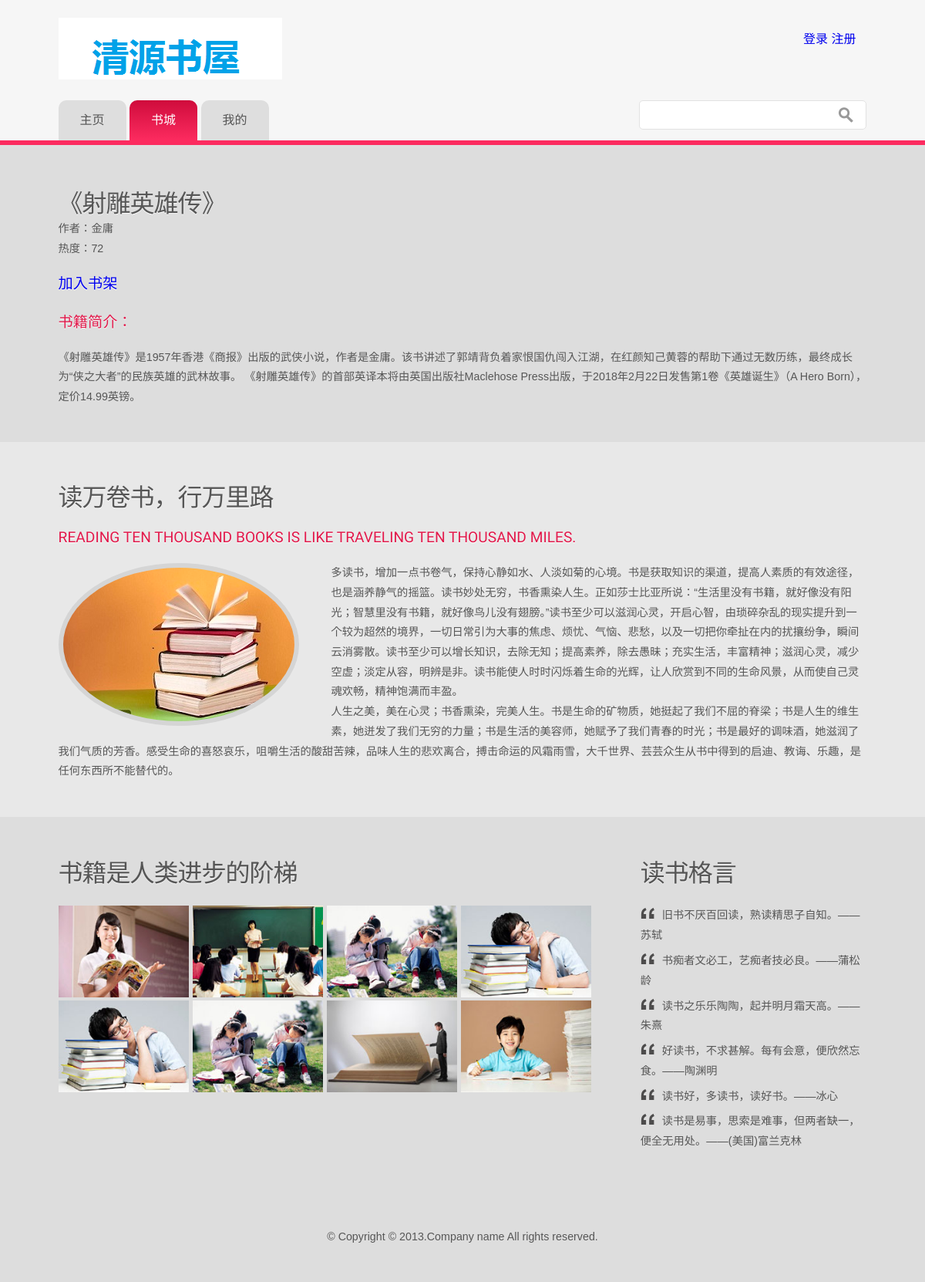
The page /book.php?id=5 on the database its author committed.
### tables this page shows
CREATE TABLE IF NOT EXISTS `book` (
  `number` varchar(50) DEFAULT NULL,
  `name` varchar(50) DEFAULT NULL,
  `type` varchar(50) DEFAULT NULL,
  `writer` varchar(50) DEFAULT NULL,
  `time` int(11) DEFAULT NULL,
  `text` text
);

### book.php (the view, shortened to what this page needs)
<!DOCTYPE HTML>
<html>
<head>
    <link href="css/style.css" rel="stylesheet" type="text/css" media="all" />
</head>
<body>
<div class="btm_border">
    <div class="h_bg">
        <div class="wrap">
            <div class="header">
                <div class="logo">
                    <h1><a href="index.html"><img src="images/logo.png" alt=""></a></h1>
                </div>
                <div class="social-icons">
                    <ul>
                        <?php
                        if(empty($_SESSION['uid']))
                            echo "<a href='sign_in.php'>登录</a>   <a href='sign_up.php' >注册</a>";
                        else
                            echo "<a href='logout.php'> 退出登录</a>";
                        ?>
                    </ul>
                </div>
            </div>
            <div class='h_btm'>
                <div class='cssmenu'>
                    <ul>
                        <li><a href='index.php'><span>主页</span></a></li>
                        <li class='active'><a href='bookcity.php'><span>书城</span></a></li>
                        <li><a href='reader.php'><span>我的</span></a></li>
                    </ul>
                </div>
                <div class="search">
                    <form>
                        <input type="text" name="keys" value="">
                        <input type="submit" name="subs" value="">
                    </form>
                </div>
            </div>
        </div>
    </div>
</div>
            <div class="main_btm">
    <div class="wrap">
        <div class="main">
            <div class="content">
                <h2>
                    <?php
                        include "conn.php";
                        if(!empty($_GET['id']))
                        {
                            $num=$_GET['id'];
                            $sql="select * from book where number=$num";
                            $query=$db->query($sql);
                            $rs=$query->fetch_array();
                            echo "《".$rs['name']."》";
                        }
                    ?>
                </h2>
                <p>作者：<?php echo $rs['writer'];?></p>
                <p>热度：<?php echo $rs['time'];?></p>
                <h3><a href="borrow.php?id=<?php echo $rs['number']?>">加入书架</a></h3>
                <h3>书籍简介：</h3>
                <p><?php echo $rs['text'];?></p>
            </div>
            </div>
        </div>
    </div>
    <div class="main_bg">
        <div class="wrap">
            <div class="main">
                <div class="content">
                    <h2>读万卷书，行万里路</h2>
                    <h3>Reading ten thousand books is like traveling ten thousand miles.</h3>
                    <p><a href="#"><img src="images/pic11.jpg"></a>     多读书，增加一点书卷气，保持心静如水、人淡如菊的心境。书是获取知识的渠道，提高人素质的有效途径，也是涵养静气的摇篮。读书妙处无穷，书香熏染人生。正如莎士比亚所说：“生活里没有书籍，就好像没有阳光；智慧里没有书籍，就好像鸟儿没有翅膀。”读书至少可以滋润心灵，开启心智，由琐碎杂乱的现实提升到一个较为超然的境界，一切日常引为大事的焦虑、烦忧、气恼、悲愁，以及一切把你牵扯在内的扰攘纷争，瞬间云消雾散。读书至少可以增长知识，去除无知；提高素养，除去愚昧；充实生活，丰富精神；滋润心灵，减少空虚；淡定从容，明辨是非。读书能使人时时闪烁着生命的光辉，让人欣赏到不同的生命风景，从而使自己灵魂欢畅，精神饱满而丰盈。<br>   人生之美，美在心灵；书香熏染，完美人生。书是生命的矿物质，她挺起了我们不屈的脊梁；书是人生的维生素，她迸发了我们无穷的力量；书是生活的美容师，她赋予了我们青春的时光；书是最好的调味酒，她滋润了我们气质的芳香。感受生命的喜怒哀乐，咀嚼生活的酸甜苦辣，品味人生的悲欢离合，搏击命运的风霜雨雪，大千世界、芸芸众生从书中得到的启迪、教诲、乐趣，是任何东西所不能替代的。</p>
                </div>
            </div>
        </div>
        <div class="main_btm">
            <div class="wrap">
                <div class="main">
                    <div class="gallery">
                        <h3>书籍是人类进步的阶梯</h3>
                        <ul>
                            <li><a href="images/gallery1.jpg"><img src="images/gallery1.jpg" alt=""></a><a href="#"></a></li>
                            <li><a href="images/gallery2.jpg"><img src="images/gallery2.jpg" alt=""></a><a href="#"></a></li>
                            <li><a href="images/gallery3.jpg"><img src="images/gallery3.jpg" alt=""></a><a href="#"></a></li>
                            <li><a href="images/gallery4.jpg"><img src="images/gallery4.jpg" alt=""></a><a href="#"></a></li>
                            <li><a href="images/gallery4.jpg"><img src="images/gallery4.jpg" alt=""></a><a href="#"></a></li>
                            <li><a href="images/gallery3.jpg"><img src="images/gallery3.jpg" alt=""></a><a href="#"></a></li>
                            <li><a href="images/gallery5.jpg"><img src="images/gallery5.jpg" alt=""></a><a href="#"></a></li>
                            <li><a href="images/gallery6.jpg"><img src="images/gallery6.jpg" alt=""></a><a href="#"></a></li>
                        </ul>
                    </div>
                    <link rel="stylesheet" type="text/css" href="css/lightbox.css" media="screen">
                    <div class="terminals">
                        <h3>读书格言</h3>
                        <p>旧书不厌百回读，熟读精思子自知。——苏轼</p>
                        <p>书痴者文必工，艺痴者技必良。——蒲松龄</p>
                        <p>读书之乐乐陶陶，起并明月霜天高。——朱熹</p>
                        <p>好读书，不求甚解。每有会意，便欣然忘食。——陶渊明</p>
                        <p>读书好，多读书，读好书。——冰心</p>
                        <p>读书是易事，思索是难事，但两者缺一，便全无用处。——(美国)富兰克林</p>
                    </div>
                </div>
            </div>
        </div>
    <div class="ftr-bg">
        <div class="wrap">
            <div class="footer">
                <div class="copy">
                    <p class="w3-link">&copy; Copyright &copy; 2013.Company name All rights reserved.</p>
                </div>
            </div>
        </div>
    </div>
</body>
</html>

### rows shown on the page
book: name "射雕英雄传", writer "金庸", time "72", text "《射雕英雄传》是1957年香港《商报》出版的武侠小说，作者是金庸。该书讲述了郭靖背负着家恨国仇闯入江湖，在红颜知己黄蓉的帮助下通过无数历练，最终成长为“侠之大者”的民族英雄的武林故事。 《射雕英雄传》的首部英译本将由英国出版社Maclehose Press出版，于2018年2月22日发售第1卷《英雄诞生》（A Hero Born），定价14.99英镑。"
